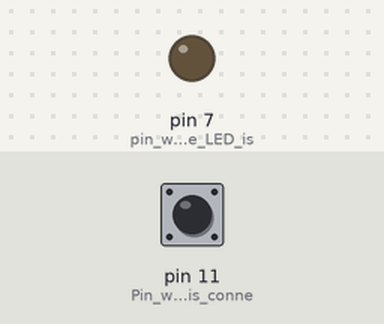
A sketch run on a simulated Arduino Uno, built with avr-gcc and run on an emulated ATmega328P. On the bench: output pins drawn as LEDs (lit = HIGH). Inputs (shaded band) come from the test bench; at power-on: pin 11 (Pin_which_button_is_conne) LOW.

Above: at 1.2 s.
1.3 s: pin 11 (Pin_which_button_is_conne) pulled HIGH for 0.15 s
At 1.37 s:
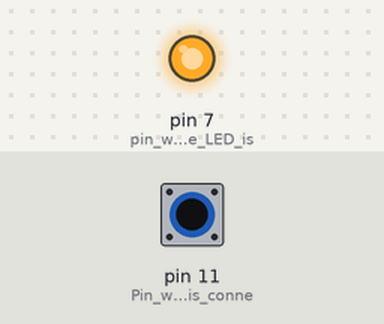
2.9 s: pin 11 (Pin_which_button_is_conne) pulled HIGH for 3.2 s
At 7.3 s:
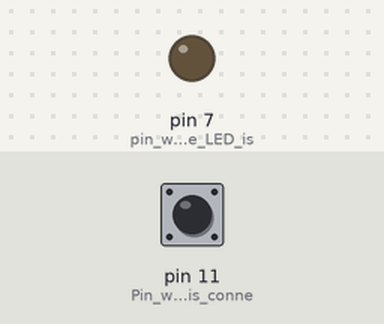
Timing chart, 0 to 8.8 s (numbered marks = the images above; inputs shaded):
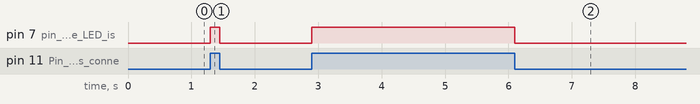

The sketch:

button.ino
```cpp
void setup() {
  pinMode(11,INPUT); //Pin which button is connected
  pinMode(7,OUTPUT); //pin which the the LED is connected


}

void loop() {
  if(digitalRead(11)==HIGH){ //Condition whether the button is on/off
    digitalWrite(7,HIGH);
  }else{
    digitalWrite(7,LOW);
  }

}
```

Measured:
- after the input at 1.3 s, pin 7 (pin_which_the_the_LED_is): LOW → HIGH at once, → LOW 0.15 s later
- after the input at 2.9 s, pin 7 (pin_which_the_the_LED_is): LOW → HIGH at once, → LOW 3.2 s later
